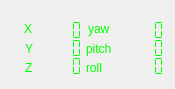
         <widget class="QWidget" name="widget4logo" native="true">
          <property name="minimumSize">
           <size>
            <width>0</width>
            <height>89</height>
           </size>
          </property>
          <property name="maximumSize">
           <size>
            <width>16777215</width>
            <height>89</height>
           </size>
          </property>
          <widget class="QLCDNumber" name="lcdNumOutputRotX">
           <property name="geometry">
            <rect>
             <x>116</x>
             <y>20</y>
             <width>50</width>
             <height>21</height>
            </rect>
           </property>
           <property name="autoFillBackground">
            <bool>false</bool>
           </property>
           <property name="styleSheet">
            <string notr="true">color: rgb(0, 255, 0);</string>
           </property>
           <property name="frameShape">
            <enum>QFrame::NoFrame</enum>
           </property>
           <property name="frameShadow">
            <enum>QFrame::Raised</enum>
           </property>
           <property name="numDigits">
            <number>5</number>
           </property>
           <property name="segmentStyle">
            <enum>QLCDNumber::Flat</enum>
           </property>
          </widget>
          <widget class="QLCDNumber" name="lcdNumOutputRotY">
           <property name="geometry">
            <rect>
             <x>116</x>
             <y>38</y>
             <width>50</width>
             <height>21</height>
            </rect>
           </property>
           <property name="autoFillBackground">
            <bool>false</bool>
           </property>
           <property name="styleSheet">
            <string notr="true">color: rgb(0, 255, 0);</string>
           </property>
           <property name="frameShape">
            <enum>QFrame::NoFrame</enum>
           </property>
           <property name="frameShadow">
            <enum>QFrame::Raised</enum>
           </property>
           <property name="numDigits">
            <number>5</number>
           </property>
           <property name="segmentStyle">
            <enum>QLCDNumber::Flat</enum>
           </property>
          </widget>
          <widget class="QLCDNumber" name="lcdNumOutputRotZ">
           <property name="geometry">
            <rect>
             <x>116</x>
             <y>56</y>
             <width>50</width>
             <height>21</height>
            </rect>
           </property>
           <property name="autoFillBackground">
            <bool>false</bool>
           </property>
           <property name="styleSheet">
            <string notr="true">color: rgb(0, 255, 0);</string>
           </property>
           <property name="frameShape">
            <enum>QFrame::NoFrame</enum>
           </property>
           <property name="frameShadow">
            <enum>QFrame::Sunken</enum>
           </property>
           <property name="lineWidth">
            <number>0</number>
           </property>
           <property name="numDigits">
            <number>5</number>
           </property>
           <property name="segmentStyle">
            <enum>QLCDNumber::Flat</enum>
           </property>
          </widget>
          <widget class="QLCDNumber" name="lcdNumOutputPosX">
           <property name="geometry">
            <rect>
             <x>34</x>
             <y>20</y>
             <width>50</width>
             <height>21</height>
            </rect>
           </property>
           <property name="autoFillBackground">
            <bool>false</bool>
           </property>
           <property name="styleSheet">
            <string notr="true">color: rgb(0, 255, 0);</string>
           </property>
           <property name="frameShape">
            <enum>QFrame::NoFrame</enum>
           </property>
           <property name="frameShadow">
            <enum>QFrame::Raised</enum>
           </property>
           <property name="numDigits">
            <number>5</number>
           </property>
           <property name="segmentStyle">
            <enum>QLCDNumber::Flat</enum>
           </property>
          </widget>
          <widget class="QLCDNumber" name="lcdNumOutputPosY">
           <property name="geometry">
            <rect>
             <x>34</x>
             <y>38</y>
             <width>50</width>
             <height>21</height>
            </rect>
           </property>
           <property name="autoFillBackground">
            <bool>false</bool>
           </property>
           <property name="styleSheet">
            <string notr="true">color: rgb(0, 255, 0);</string>
           </property>
           <property name="frameShape">
            <enum>QFrame::NoFrame</enum>
           </property>
           <property name="frameShadow">
            <enum>QFrame::Raised</enum>
           </property>
           <property name="numDigits">
            <number>5</number>
           </property>
           <property name="segmentStyle">
            <enum>QLCDNumber::Flat</enum>
           </property>
          </widget>
          <widget class="QLCDNumber" name="lcdNumOutputPosZ">
           <property name="geometry">
            <rect>
             <x>34</x>
             <y>56</y>
             <width>50</width>
             <height>21</height>
            </rect>
           </property>
           <property name="autoFillBackground">
            <bool>false</bool>
           </property>
           <property name="styleSheet">
            <string notr="true">color: rgb(0, 255, 0);</string>
           </property>
           <property name="frameShape">
            <enum>QFrame::NoFrame</enum>
           </property>
           <property name="frameShadow">
            <enum>QFrame::Raised</enum>
           </property>
           <property name="numDigits">
            <number>5</number>
           </property>
           <property name="segmentStyle">
            <enum>QLCDNumber::Flat</enum>
           </property>
          </widget>
          <widget class="QLabel" name="lblX">
           <property name="geometry">
            <rect>
             <x>24</x>
             <y>21</y>
             <width>16</width>
             <height>16</height>
            </rect>
           </property>
           <property name="styleSheet">
            <string notr="true">color: rgb(0, 255, 0);</string>
           </property>
           <property name="text">
            <string>X</string>
           </property>
          </widget>
          <widget class="QLabel" name="lblY">
           <property name="geometry">
            <rect>
             <x>25</x>
             <y>41</y>
             <width>16</width>
             <height>16</height>
            </rect>
           </property>
           <property name="styleSheet">
            <string notr="true">color: rgb(0, 255, 0);</string>
           </property>
           <property name="text">
            <string>Y</string>
           </property>
          </widget>
          <widget class="QLabel" name="lblZ">
           <property name="geometry">
            <rect>
             <x>25</x>
             <y>60</y>
             <width>16</width>
             <height>16</height>
            </rect>
           </property>
           <property name="styleSheet">
            <string notr="true">color: rgb(0, 255, 0);</string>
           </property>
           <property name="text">
            <string>Z</string>
           </property>
          </widget>
          <widget class="QLabel" name="lblRotZ">
           <property name="geometry">
            <rect>
             <x>86</x>
             <y>60</y>
             <width>20</width>
             <height>16</height>
            </rect>
           </property>
           <property name="styleSheet">
            <string notr="true">color: rgb(0, 255, 0);</string>
           </property>
           <property name="text">
            <string>roll</string>
           </property>
          </widget>
          <widget class="QLabel" name="lblRotX">
           <property name="geometry">
            <rect>
             <x>88</x>
             <y>21</y>
             <width>31</width>
             <height>16</height>
            </rect>
           </property>
           <property name="styleSheet">
            <string notr="true">color: rgb(0, 255, 0);</string>
           </property>
           <property name="text">
            <string>yaw</string>
           </property>
          </widget>
          <widget class="QLabel" name="lblRotY">
           <property name="geometry">
            <rect>
             <x>86</x>
             <y>41</y>
             <width>41</width>
             <height>16</height>
            </rect>
           </property>
           <property name="styleSheet">
            <string notr="true">color: rgb(0, 255, 0);</string>
           </property>
           <property name="text">
            <string>pitch</string>
           </property>
          </widget>
         </widget>
